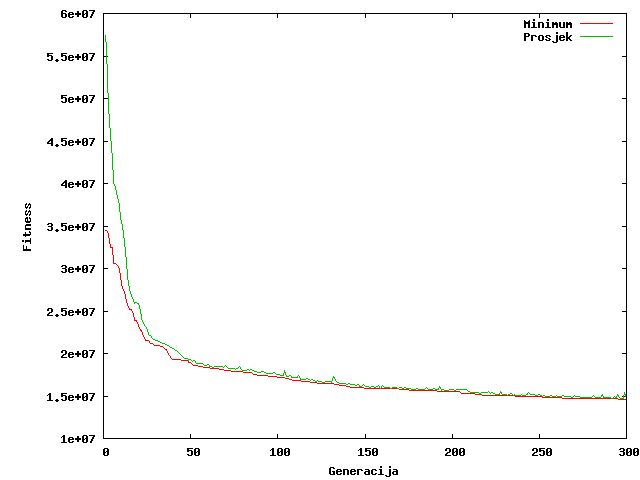

Recreate this plot in gnuplot.
set terminal png         # gnuplot recommends setting terminal before output
set output "graf.png"
set   autoscale                        # scale axes automatically
unset log                              # remove any log-scaling
unset label                            # remove any previous labels
set xtic auto                          # set xtics automatically
set ytic auto                          # set ytics automatically
#set title "Fitness funkcija"
set xlabel "Generacija"
set ylabel "Fitness"
#set key 1,0.2
#set xr [0:15]
#set yr [0:45]
plot	"graf.p" using 1:2 title 'Minimum' with lines, \
		"graf.p" using 1:3 title 'Prosjek' with linespoint

